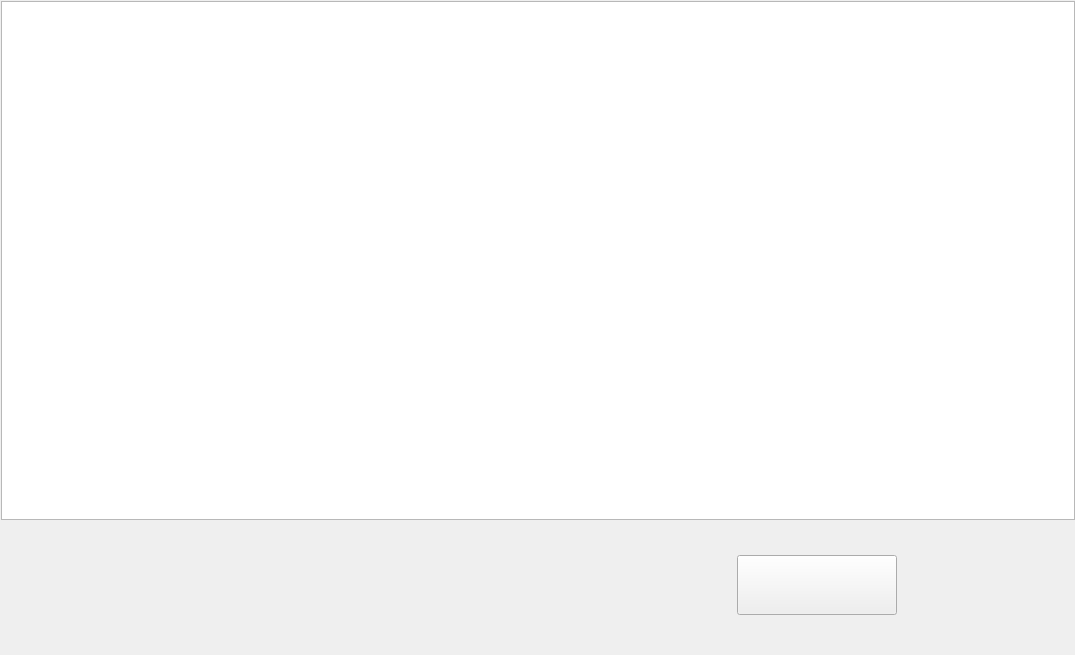
<?xml version="1.0" encoding="UTF-8"?>
<ui version="4.0">
 <class>CShowInfoFrame</class>
 <widget class="QFrame" name="CShowInfoFrame">
  <property name="geometry">
   <rect>
    <x>0</x>
    <y>0</y>
    <width>1075</width>
    <height>655</height>
   </rect>
  </property>
  <property name="windowTitle">
   <string>Frame</string>
  </property>
  <widget class="QTextEdit" name="pShwInfo">
   <property name="geometry">
    <rect>
     <x>1</x>
     <y>1</y>
     <width>1074</width>
     <height>519</height>
    </rect>
   </property>
   <property name="readOnly">
    <bool>true</bool>
   </property>
  </widget>
  <widget class="QPushButton" name="pStopBut">
   <property name="geometry">
    <rect>
     <x>915</x>
     <y>555</y>
     <width>160</width>
     <height>60</height>
    </rect>
   </property>
   <property name="styleSheet">
    <string notr="true">
#pStopBut:focus{outline: none;
}</string>
   </property>
   <property name="text">
    <string/>
   </property>
   <property name="icon">
    <iconset resource="image.qrc">
     <normaloff>:/images/stopBut_Bt.png</normaloff>
     <normalon>:/images/stopButDn_Bt.png</normalon>:/images/stopBut_Bt.png</iconset>
   </property>
   <property name="iconSize">
    <size>
     <width>160</width>
     <height>60</height>
    </size>
   </property>
   <property name="checkable">
    <bool>true</bool>
   </property>
   <property name="checked">
    <bool>false</bool>
   </property>
   <property name="flat">
    <bool>true</bool>
   </property>
  </widget>
  <widget class="QPushButton" name="pClearBut">
   <property name="geometry">
    <rect>
     <x>737</x>
     <y>555</y>
     <width>160</width>
     <height>60</height>
    </rect>
   </property>
   <property name="styleSheet">
    <string notr="true">#pClearBut
{
background-image: url(:/images/clearBut_Bt.png);
}
#pClearBut:pressed
{
background-image: url(:/images/clearButDn_Bt.png);
}
#pClearBut:focus{outline: none;
}</string>
   </property>
   <property name="text">
    <string/>
   </property>
   <property name="iconSize">
    <size>
     <width>160</width>
     <height>60</height>
    </size>
   </property>
  </widget>
 </widget>
 <resources>
  <include location="image.qrc"/>
 </resources>
 <connections/>
</ui>
